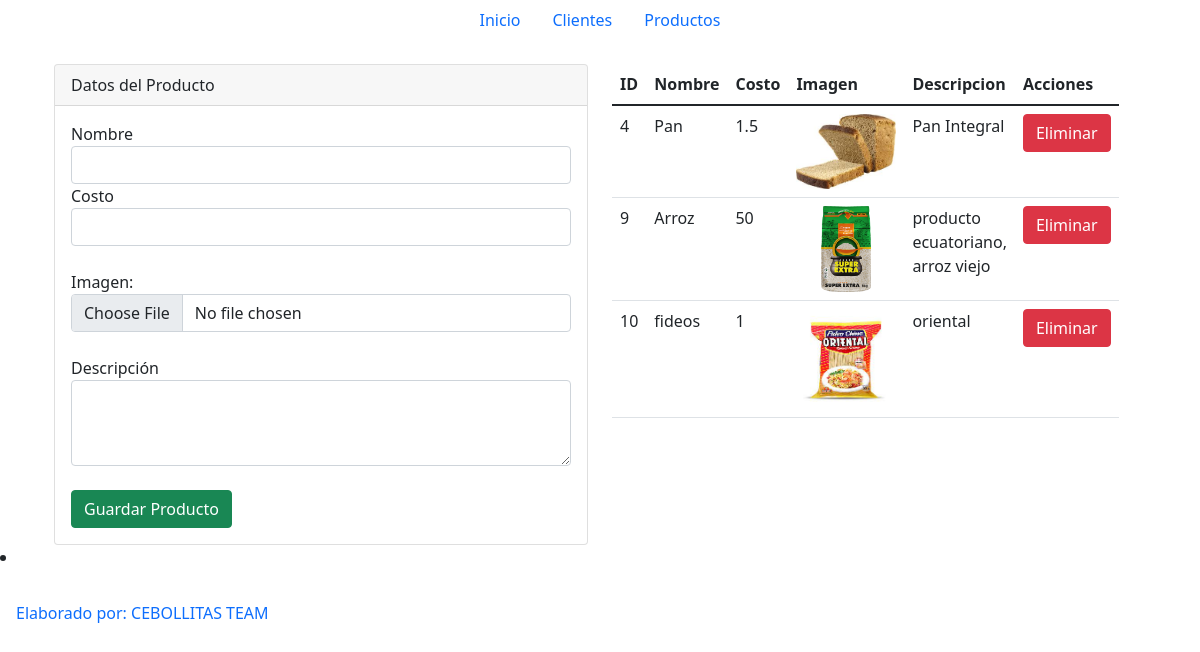
/producto.php (signed in), run on the app's committed database.
### tables this page shows
CREATE TABLE `productos` (
  `id` int(11) NOT NULL,
  `nombre` varchar(250) NOT NULL,
  `costo` float NOT NULL,
  `imagen` varchar(500) NOT NULL,
  `descripcion` varchar(500) NOT NULL
);

### conexion.php (called while the page is built, shortened)
<?php
    class conexion {
    private $host = "localhost";
    private $usuario = "root";
    private $contrasenia = "";
    public function __construct(){
    try {
        $this->conexion = new PDO("mysql:host=$this->host;dbname=albumm",$this->usuario,$this->contrasenia);
        $this->conexion->setAttribute(PDO::ATTR_ERRMODE,PDO::ERRMODE_EXCEPTION);
    }
    catch(PDOException $e){
        return "falla de conexion".$e;
    }
    }
    public function consultar($sql){
        $sentencia = $this->conexion->prepare($sql);
        $sentencia->execute();
        return $sentencia->fetchAll();
    }
    }
?>

### producto.php (the view, shortened to what this page needs)
<?php include("cabecera.php"); ?>
<?php include("conexion.php"); ?>
<?php
$objConexion = new conexion();
$productos = $objConexion->consultar("SELECT * FROM `productos`");
?>
<div class="container">
    <div class="row">
        <div class="col-md-6">
        <div class="card">
            <div class="card-header">
                Datos del Producto
             </div>
                <div class="card-body">
                <form action="producto.php" method="post" enctype="multipart/form-data">
                    Nombre <input required class="form-control" type="text" name="nombre" id="">
                    Costo <input required class="form-control" type="text" name="costo" id="">
                <br/>
                    Imagen: <input required class="form-control" type="file" name="archivo" id="">
                <br>
                    Descripción
                <textarea required class="form-control" name="descripcion" id="" rows="3"></textarea>
                <br/>
                <input class="btn btn-success" type="submit" value="Guardar Producto">
            </form>
        </div>
</div>
        </div>
        <div class="col-md-4">
        <table class="table">
    <thead>
        <tr>
            <th>ID</th>
            <th>Nombre</th>
            <th>Costo</th>
            <th>Imagen</th>
            <th>Descripcion</th>
            <th>Acciones</th>
        </tr>
    </thead>
    <tbody>
        <?php foreach($productos as $product){ ?>
        <tr>
            <td><?php echo $product['id']; ?></td>
            <td><?php echo $product['nombre']; ?></td>
            <td><?php echo $product['costo']; ?></td>
            <td>
                <img width="100" src="imagenes/<?php echo $product['imagen']; ?>" alt="">
            </td>
            <td><?php echo $product['descripcion']; ?></td>
            <td><a class="btn btn-danger" href="?borrar=<?php echo $product['id'];?>">Eliminar</a></td>
        </tr>
        <?php } ?>
    </tbody>
</table>
        </div>
    </div>
</div>
<?php include("pie.php"); ?>

### data on the page
productos: id "4", nombre "Pan", costo "1.5", imagen (picture), descripcion "Pan Integral"
productos: id "9", nombre "Arroz", costo "50", imagen (picture), descripcion "producto ecuatoriano, arroz viejo"
productos: id "10", nombre "fideos", costo "1", imagen (picture), descripcion "oriental"
